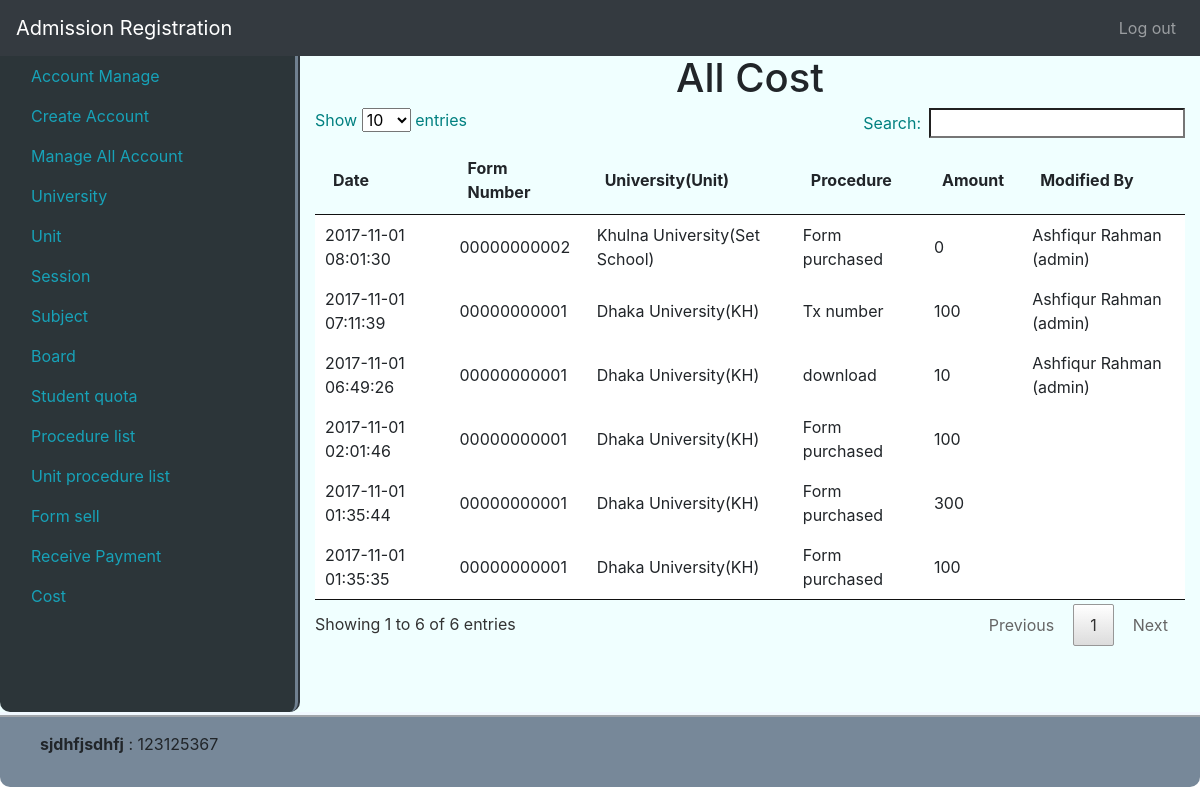
The app's page /cost (signed in), older data.
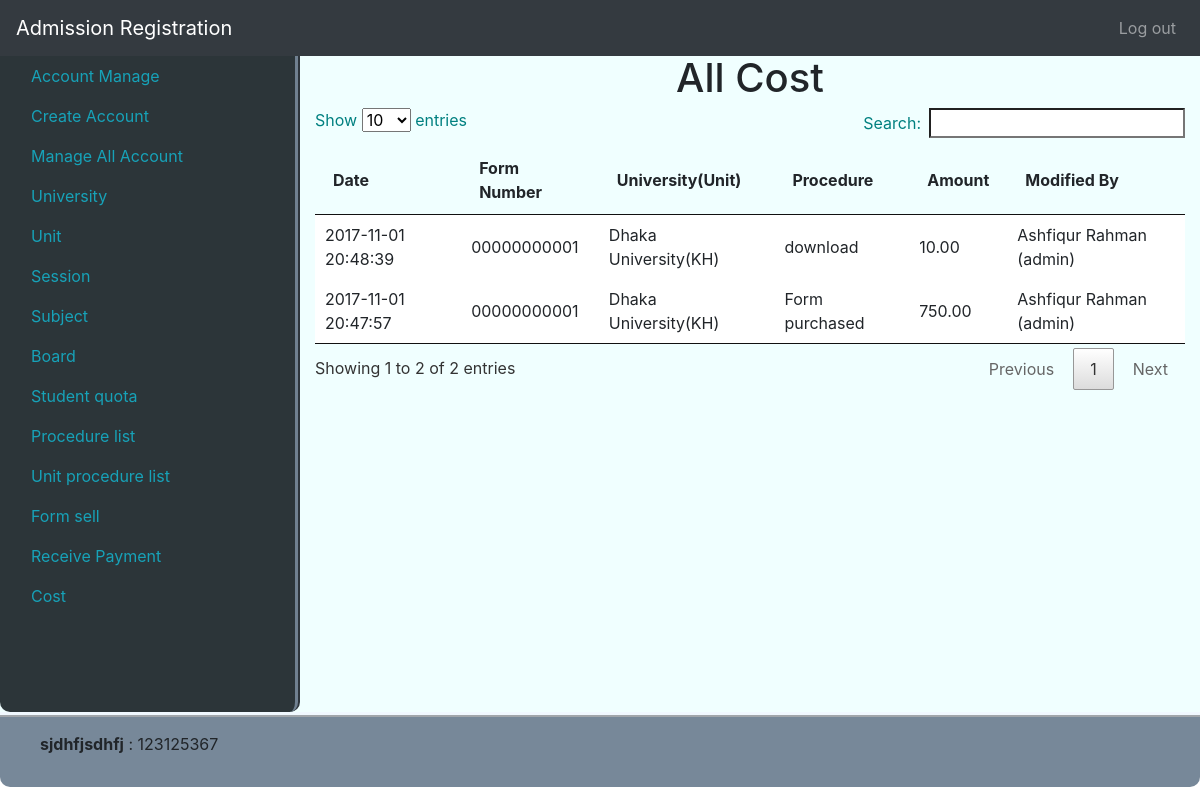
The same page, newer data.
### tables this page shows
CREATE TABLE `cost` (
  `id` int(11) NOT NULL,
  `form_id` int(11) NOT NULL,
  `transaction_name` varchar(256) NOT NULL,
  `amount` decimal(7,2) NOT NULL,
  `is_income` tinyint(1) NOT NULL,
  `is_special` tinyint(1) NOT NULL,
  `modified_by` int(11) NOT NULL,
  `modified_at` datetime NOT NULL DEFAULT CURRENT_TIMESTAMP
);

CREATE TABLE `form_sell` (
  `id` int(11) NOT NULL,
  `student_id` int(11) NOT NULL,
  `unit_id` int(11) NOT NULL,
  `serial_number` int(11) UNSIGNED ZEROFILL NOT NULL,
  `is_approve` tinyint(1) NOT NULL,
  `modified_by` int(11) NOT NULL,
  `modified_at` timestamp NOT NULL DEFAULT CURRENT_TIMESTAMP ON UPDATE CURRENT_TIMESTAMP
);

CREATE TABLE `university` (
  `id` int(11) NOT NULL,
  `name` varchar(256) NOT NULL,
  `modified_by` int(11) NOT NULL,
  `modified_at` timestamp NOT NULL DEFAULT CURRENT_TIMESTAMP ON UPDATE CURRENT_TIMESTAMP
);

CREATE TABLE `unit` (
  `id` int(11) NOT NULL,
  `university_id` int(11) NOT NULL,
  `session_id` int(11) NOT NULL,
  `unit_name` varchar(256) NOT NULL,
  `start_date_time` timestamp NOT NULL DEFAULT '0000-00-00 00:00:00',
  `end_date_time` timestamp NOT NULL DEFAULT '0000-00-00 00:00:00',
  `selection_date_time` timestamp NULL DEFAULT NULL,
  `exam_date_time` timestamp NOT NULL DEFAULT '0000-00-00 00:00:00',
  `form_price` decimal(7,2) NOT NULL,
  `service_charge` decimal(7,2) NOT NULL,
  `detail` text NOT NULL,
  `modified_by` int(11) NOT NULL,
  `modified_at` timestamp NOT NULL DEFAULT CURRENT_TIMESTAMP ON UPDATE CURRENT_TIMESTAMP
);

CREATE TABLE `users` (
  `id` int(11) NOT NULL,
  `full_name` varchar(256) NOT NULL,
  `user_name` varchar(20) NOT NULL,
  `password` varchar(256) NOT NULL,
  `user_role` enum('admin','manager','data_entry','student') NOT NULL,
  `account_status` tinyint(1) NOT NULL,
  `modified_by` int(11) NOT NULL,
  `modified_at` timestamp NOT NULL DEFAULT CURRENT_TIMESTAMP ON UPDATE CURRENT_TIMESTAMP
);

### system/libs/Load.php (called while the page is built, shortened)
<?php
class Load
{
    public function view($fileName, $data = false)
    {
    include 'app/views/'.$fileName.'.php';
    }
    public function model($modelName){
        return new $modelName();
    }
}

### app/controllers/Cost.php (called while the page is built, shortened)
<?php
class Cost extends MainController {
    public function index()
    {
        self::main();
    }
    public function main(){
        $pageName = ['pageName' => 'All Cost'];
        $costModel = $this->load->model('CostModel');
        $simpleModel = $this->load->model('SimpleModel');
        $cond = "user_role = 'admin' OR user_role = 'manager' OR user_role = 'data_entry' ";
        $data['user'] = $simpleModel->getAll('users', $cond);
        $data['table'] = $costModel->getAll();
        $this->load->view('partials/header', $pageName);
        $this->load->view('admin/cost', $data);
        $this->load->view('partials/footer');
    }
}

### index.php (called while the page is built, shortened)
<?php
$mail = new Main();

### system/libs/Database.php (called while the page is built, shortened)
<?php
class Database extends PDO {
    public function select($sql, $data = array(), $fetchStyle = PDO::FETCH_ASSOC){
        $stmt = $this->prepare($sql);
        $stmt->execute();
        return $stmt->fetchAll($fetchStyle);
    }
}

### app/models/CostModel.php (called while the page is built, shortened)
<?php
class CostModel extends MainModel{
    public function getAll(){
        $sql = "SELECT cost.id, form_sell.serial_number, cost.transaction_name, cost.amount, cost.modified_at,
                university.name, unit.unit_name, cost.modified_by
                FROM cost
                INNER JOIN form_sell ON form_sell.id = cost.form_id
                INNER JOIN unit ON form_sell.unit_id = unit.id
                INNER JOIN university on unit.university_id = university.id
                ORDER BY cost.modified_at DESC";
        return $this->db->select($sql);
    }
}

### system/libs/MainController.php (called while the page is built, shortened)
<?php
class MainController
{
    public function __construct()
    {
        $this->load = new Load();
    }
}

### system/libs/MainModel.php (called while the page is built, shortened)
<?php
class MainModel{
    public function __construct(){
        $dsn = 'mysql:dbname=se_addmission; host=localhost';
        $user = 'root';
        $pass = '';
        $this->db = new Database($dsn,$user,$pass);
    }
}

### app/models/SimpleModel.php (called while the page is built, shortened)
<?php
class SimpleModel extends MainModel {
    public function getAll($table, $cond = false){
        if($cond){
            $sql = "SELECT * FROM $table WHERE $cond";
        }else{
            $sql = "SELECT * FROM $table";
        }
        return $this->db->select($sql);
    }
}

### app/views/admin/cost.php (the view, shortened to what this page needs)
<div class="col">
    <h1 style="text-align: center">All Cost</h1>
    <table id="table" width=100%>
        <thead>
        <tr>
            <th>Date</th>
            <th>Form Number</th>
            <th>University(Unit)</th>
            <th>Procedure</th>
            <th>Amount</th>
            <th>Modified By</th>
        </tr>
        </thead>
        <tbody>
        <?php foreach ($data['table'] as $key => $value){?>
            <tr>
                <td><?php echo $value['modified_at']?></td>
                <td><?php echo $value['serial_number']?></td>
                <td><?php echo $value['name'].'('.$value['unit_name'].')'?></td>
                <td><?php echo $value['transaction_name']?></td>
                <td><?php echo $value['amount']?></td>
                <td><?php
                        foreach ($data['user'] as $k => $v){
                            if($value['modified_by'] == $v['id']){
                                echo $v['full_name'].' ('.$v['user_role'].')';
                            }
                        }
                    ?></td>
            </tr>
        <?php }?>
        </tbody>
    </table>
</div>

Row changes from the older to the newer data that the page shows:
removed cost: modified_at "2017-11-01 08:01:30", form_sell.serial_number "00000000002", university.name "Khulna University", unit.unit_name "Set School", transaction_name "Form purchased", amount "0", users (full_name "Ashfiqur Rahman", user_role "admin")
removed cost: modified_at "2017-11-01 07:11:39", form_sell.serial_number "00000000001", university.name "Dhaka University", unit.unit_name "KH", transaction_name "Tx number", amount "100", users (full_name "Ashfiqur Rahman", user_role "admin")
removed cost: modified_at "2017-11-01 06:49:26", form_sell.serial_number "00000000001", university.name "Dhaka University", unit.unit_name "KH", transaction_name "download", amount "10", users (full_name "Ashfiqur Rahman", user_role "admin")
removed cost: modified_at "2017-11-01 02:01:46", form_sell.serial_number "00000000001", university.name "Dhaka University", unit.unit_name "KH", transaction_name "Form purchased", amount "100"
removed cost: modified_at "2017-11-01 01:35:44", form_sell.serial_number "00000000001", university.name "Dhaka University", unit.unit_name "KH", transaction_name "Form purchased", amount "300"
removed cost: modified_at "2017-11-01 01:35:35", form_sell.serial_number "00000000001", university.name "Dhaka University", unit.unit_name "KH", transaction_name "Form purchased", amount "100"
added cost: modified_at "2017-11-01 20:48:39", form.serial_number "00000000001", university.name "Dhaka University", unit.unit_name "KH", transaction_name "download", amount "10.00", users (full_name "Ashfiqur Rahman", user_role "admin")
added cost: modified_at "2017-11-01 20:47:57", form.serial_number "00000000001", university.name "Dhaka University", unit.unit_name "KH", transaction_name "Form purchased", amount "750.00", users (full_name "Ashfiqur Rahman", user_role "admin")
Text that changed along with them:
text written by a page script: "Show entries Search: Showing 1 to 6 of 6 entries Previous 1 Next" → "Show entries Search: Showing 1 to 2 of 2 entries Previous 1 Next"
